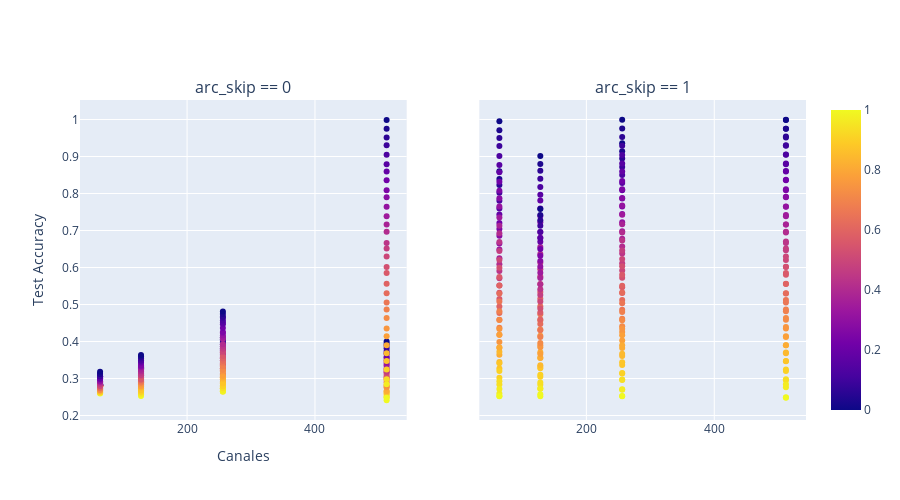

Here is the notebook cell this chart was saved with:
### Code cell
import plotly.express as px
import pandas as pd

hue = "swaps"
yplot = "test_Accuracy"
xplot = "arc_latent_volume"

extra_info = ["arc_features", "arc_num_conv",  "arc_features", "arc_encoder_blocks"]

df0 = df.query("arc_skip == 0")
df1 = df.query("arc_skip == 1")

fig0 = px.scatter(
    df0, x=xplot, y=yplot, color=hue, title="No skip", hover_data=extra_info)

fig1 = px.scatter(df1, x=xplot, y=yplot, color=hue, title="Skip", hover_data=extra_info)

fig0.update_layout(showlegend=False)  # Oculta la leyenda en el primer gráfico

# Combinar ambos gráficos en subplots
from plotly.subplots import make_subplots
import plotly.graph_objects as go

fig = make_subplots(rows=1, cols=2, subplot_titles=["arc_skip == 0", "arc_skip == 1"], shared_yaxes=True)

for trace in fig0.data:
    fig.add_trace(trace, row=1, col=1)

for trace in fig1.data:
    fig.add_trace(trace, row=1, col=2)

fig.update_layout(width=900, height=500, legend_title="Num swaps", showlegend=True,
                  xaxis={'title':{'text':"Canales"}},
                  yaxis={'title':{'text':"Test Accuracy"}},)

fig.show()

### Figure 1 — Plotly figure (JSON) as saved in the notebook; plotly's stock layout.template omitted (floating-point values rounded to 4 significant figures; data arrays with more than 128 entries replaced by an {"elided": "..."} marker saying what was removed)
{"data": [{"customdata": {"elided": "272x4 mixed values"}, "hovertemplate": "arc_latent_volume=%{x}<br>test_Accuracy=%{y}<br>arc_features=%{customdata[2]}<br>arc_num_conv=%{customdata[1]}<br>arc_encoder_blocks=%{customdata[3]}<br>swaps=%{marker.color}<extra></extra>", "legendgroup": "", "marker": {"color": {"elided": "272 float values"}, "coloraxis": "coloraxis", "symbol": "circle"}, "mode": "markers", "name": "", "orientation": "v", "showlegend": false, "type": "scatter", "x": {"elided": "272 int values"}, "xaxis": "x", "y": {"elided": "272 float values"}, "yaxis": "y"}, {"customdata": {"elided": "272x4 mixed values"}, "hovertemplate": "arc_latent_volume=%{x}<br>test_Accuracy=%{y}<br>arc_features=%{customdata[2]}<br>arc_num_conv=%{customdata[1]}<br>arc_encoder_blocks=%{customdata[3]}<br>swaps=%{marker.color}<extra></extra>", "legendgroup": "", "marker": {"color": {"elided": "272 float values"}, "coloraxis": "coloraxis", "symbol": "circle"}, "mode": "markers", "name": "", "orientation": "v", "showlegend": false, "type": "scatter", "x": {"elided": "272 int values"}, "xaxis": "x2", "y": {"elided": "272 float values"}, "yaxis": "y2"}], "layout": {"annotations": [{"font": {"size": 16}, "showarrow": false, "text": "arc_skip == 0", "x": 0.225, "xanchor": "center", "xref": "paper", "y": 1, "yanchor": "bottom", "yref": "paper"}, {"font": {"size": 16}, "showarrow": false, "text": "arc_skip == 1", "x": 0.775, "xanchor": "center", "xref": "paper", "y": 1, "yanchor": "bottom", "yref": "paper"}], "height": 500, "legend": {"title": {"text": "Num swaps"}}, "showlegend": true, "width": 900, "xaxis": {"anchor": "y", "domain": [0, 0.45], "title": {"text": "Canales"}}, "xaxis2": {"anchor": "y2", "domain": [0.55, 1]}, "yaxis": {"anchor": "x", "domain": [0, 1], "title": {"text": "Test Accuracy"}}, "yaxis2": {"anchor": "x2", "domain": [0, 1], "matches": "y", "showticklabels": false}}}
